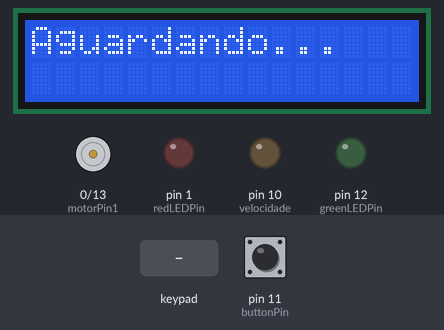
Bench run of a sketch on a simulated Arduino Uno, built with avr-gcc and run on an emulated ATmega328P. Shown: 16×2 character LCD, motor-driver pin pairs drawn as motors (green arrow = first pin HIGH = forward, orange = second pin HIGH = backward, longer = more drive), output pins drawn as LEDs (lit = HIGH). The inputs (shaded band) are chosen by the test bench; at power-on: pin 11 (buttonPin) HIGH.

Above: at 1.2 s.
1.3 s: pin 11 (buttonPin) pulled LOW for 0.15 s
At 1.8 s:
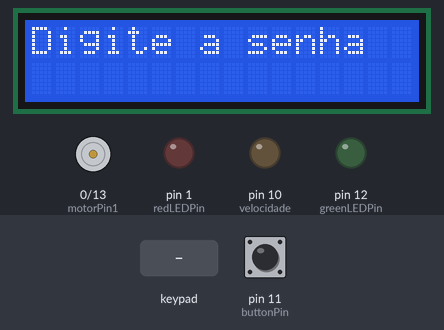
2.9 s: keypad keys 1 2 3 4 pressed 0.4 s apart
At 3.8 s:
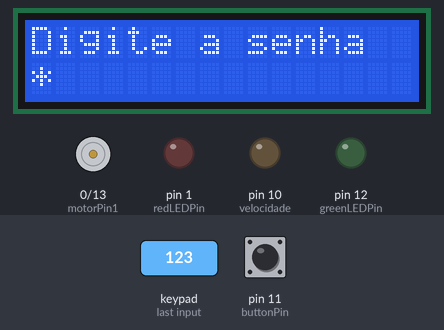
12.0 s: pin 11 (buttonPin) pulled LOW for 3.2 s
At 13.9 s:
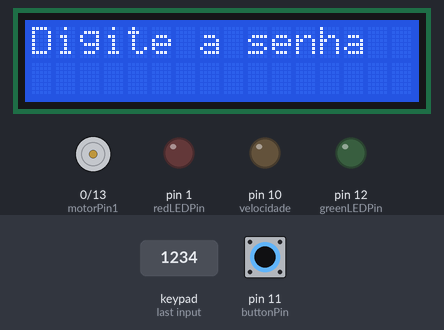
16.7 s: keypad keys 2 3 4 5 pressed 0.4 s apart
At 18.5 s:
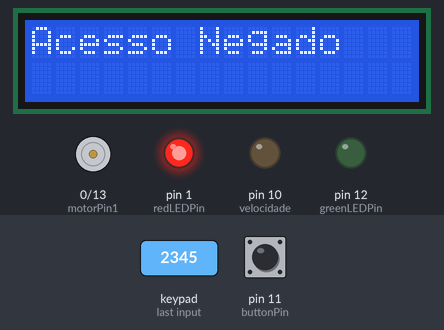
Timing chart, 0 to 25.7 s (numbered marks = the images above; inputs shaded):
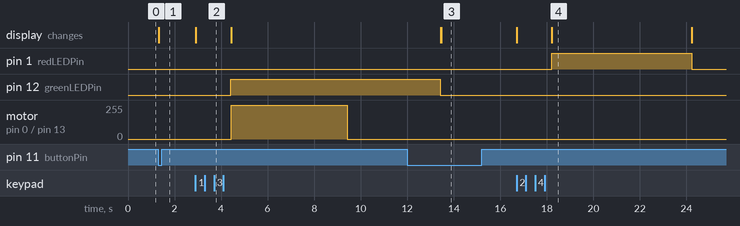

The sketch:

c++-duostudyingcodes.ino
```cpp
#include <Keypad.h>
#include <Wire.h>
#include <LiquidCrystal_I2C.h>

const byte ROWS = 4;
const byte COLS = 4;
char keys[ROWS][COLS] = {
  {'1', '2', '3', 'A'},
  {'4', '5', '6', 'B'},
  {'7', '8', '9', 'C'},
  {'*', '0', '#', 'D'}
};
byte rowPins[ROWS] = {2, 3, 4, 5};
byte colPins[COLS] = {6, 7, 8, 9};

Keypad keypad = Keypad(makeKeymap(keys), rowPins, colPins, ROWS, COLS);
LiquidCrystal_I2C lcd(0x27, 16, 2);

const int greenLEDPin = 12;
const int redLEDPin = 1;
const int motorPin1 = 0;     // Motor antihorário
const int motorPin2 = 13;    // Motor horário
const int velocidade = 10;
const int buttonPin = 11;

String password = "1234";
String inputPassword = "";

void setup() {
  pinMode(greenLEDPin, OUTPUT);
  pinMode(redLEDPin, OUTPUT);

  pinMode(velocidade, OUTPUT);
  pinMode(motorPin1, OUTPUT);
  pinMode(motorPin2, OUTPUT);

  pinMode(buttonPin, INPUT_PULLUP);

  lcd.init();
  lcd.backlight();
  lcd.print("Aguardando...");
}

void loop() {
  if (digitalRead(buttonPin) == LOW) {
    lcd.clear();
    lcd.print("Digite a senha");
    inputPassword = "";


    while (inputPassword.length() < 4) {
      char key = keypad.getKey();
      if (key) {
        inputPassword += key;
        lcd.setCursor(0, 1);
        lcd.print("*");
        delay(300);
      }
    }


    if (inputPassword == password) {
      digitalWrite(greenLEDPin, HIGH);
      lcd.clear();
      lcd.print("Acesso Permitido");
      activateMotor();
      delay(4000);
      digitalWrite(greenLEDPin, LOW);
    } else {
      digitalWrite(redLEDPin, HIGH);
      lcd.clear();
      lcd.print("Acesso Negado");
      delay(2000);
      delay(4000);
      digitalWrite(redLEDPin, LOW);
    }

    resetSystem();
  }
}

void activateMotor() {
  digitalWrite(motorPin1, HIGH);
  digitalWrite(motorPin2, LOW);
  delay(5000);
  digitalWrite(motorPin1, LOW);
}

void resetSystem() {
  inputPassword = "";
  lcd.clear();
  lcd.print("Aguardando...");
}
```

Measured:
- after the input at 1.3 s, the display: changes at once (image 1)
- after the input at 2.9 s, pin 12 (greenLEDPin): LOW → HIGH after 1.5 s; motor on pin 0 (motorPin1) / pin 13 (motorPin2): stopped → forward 255/255 after 1.5 s, → stopped 5.0 s later; the display: changes at once (image 2)
- after the input at 12.0 s, the display: first differs from a run without the input after 1.5 s (image 3)
- after the input at 16.7 s, pin 1 (redLEDPin): LOW → HIGH after 1.5 s, → LOW 6.0 s later; the display: first changes at once (image 4 shows a later state)
